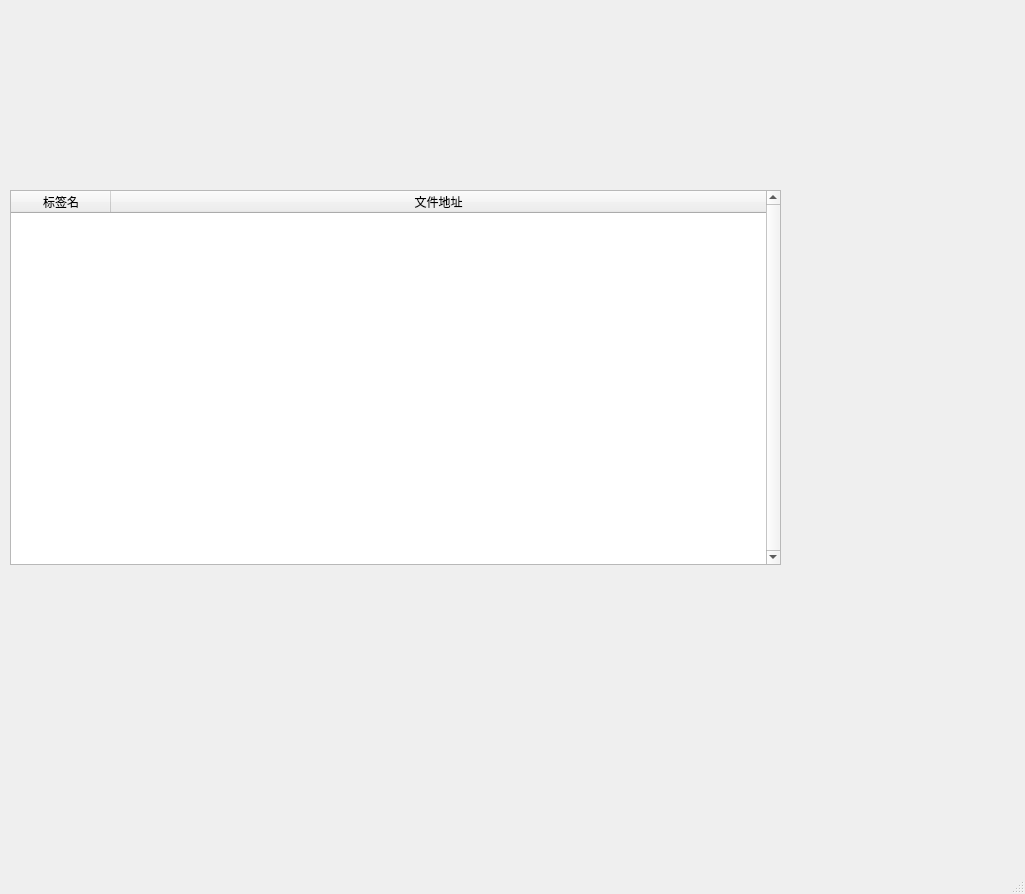
<?xml version="1.0" encoding="UTF-8"?>
<ui version="4.0">
 <class>FuncWindow</class>
 <widget class="QMainWindow" name="FuncWindow">
  <property name="geometry">
   <rect>
    <x>0</x>
    <y>0</y>
    <width>1025</width>
    <height>894</height>
   </rect>
  </property>
  <property name="windowTitle">
   <string>MainWindow</string>
  </property>
  <property name="documentMode">
   <bool>false</bool>
  </property>
  <widget class="QWidget" name="centralwidget">
   <widget class="QTableWidget" name="tableWidget">
    <property name="geometry">
     <rect>
      <x>10</x>
      <y>190</y>
      <width>771</width>
      <height>375</height>
     </rect>
    </property>
    <property name="focusPolicy">
     <enum>Qt::StrongFocus</enum>
    </property>
    <property name="verticalScrollBarPolicy">
     <enum>Qt::ScrollBarAlwaysOn</enum>
    </property>
    <property name="horizontalScrollBarPolicy">
     <enum>Qt::ScrollBarAsNeeded</enum>
    </property>
    <property name="editTriggers">
     <set>QAbstractItemView::NoEditTriggers</set>
    </property>
    <attribute name="horizontalHeaderStretchLastSection">
     <bool>true</bool>
    </attribute>
    <column>
     <property name="text">
      <string>标签名</string>
     </property>
    </column>
    <column>
     <property name="text">
      <string>文件地址</string>
     </property>
    </column>
   </widget>
  </widget>
  <widget class="QMenuBar" name="menubar">
   <property name="geometry">
    <rect>
     <x>0</x>
     <y>0</y>
     <width>1025</width>
     <height>17</height>
    </rect>
   </property>
  </widget>
  <widget class="QStatusBar" name="statusbar"/>
 </widget>
 <resources/>
 <connections/>
</ui>
